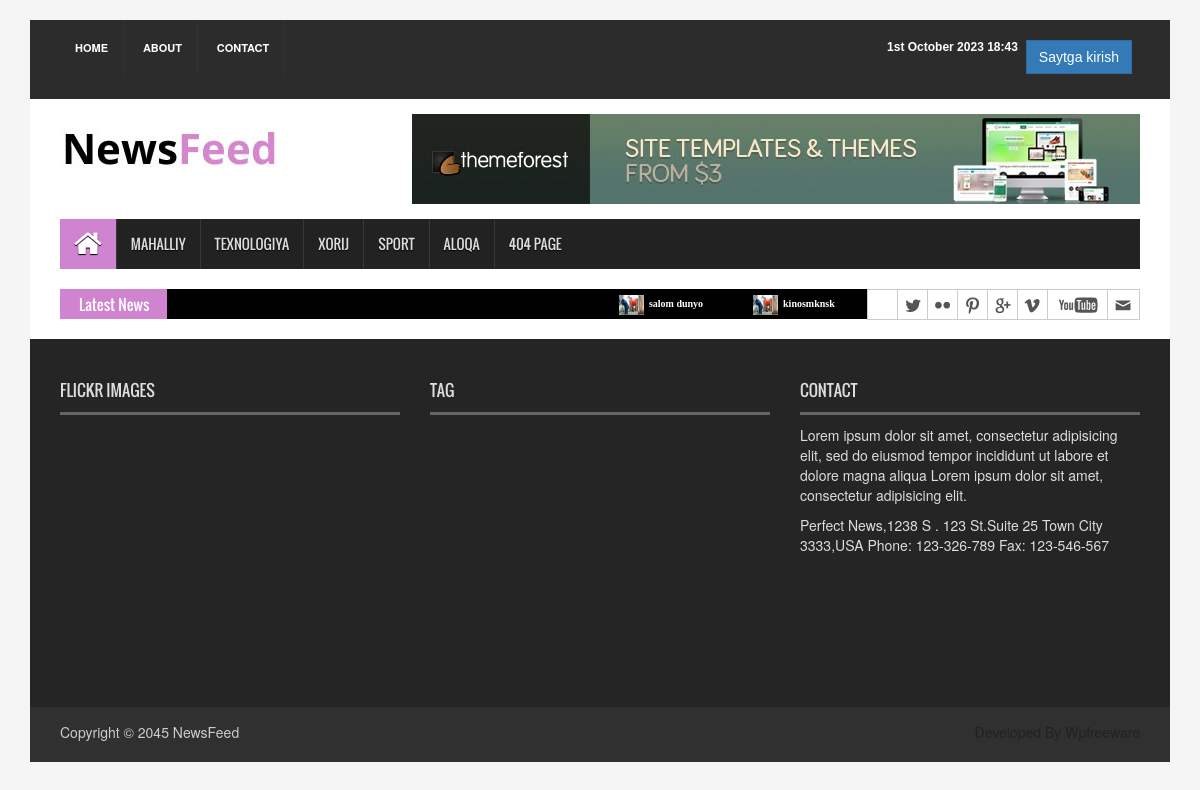
Page /local/ on the earlier database version.
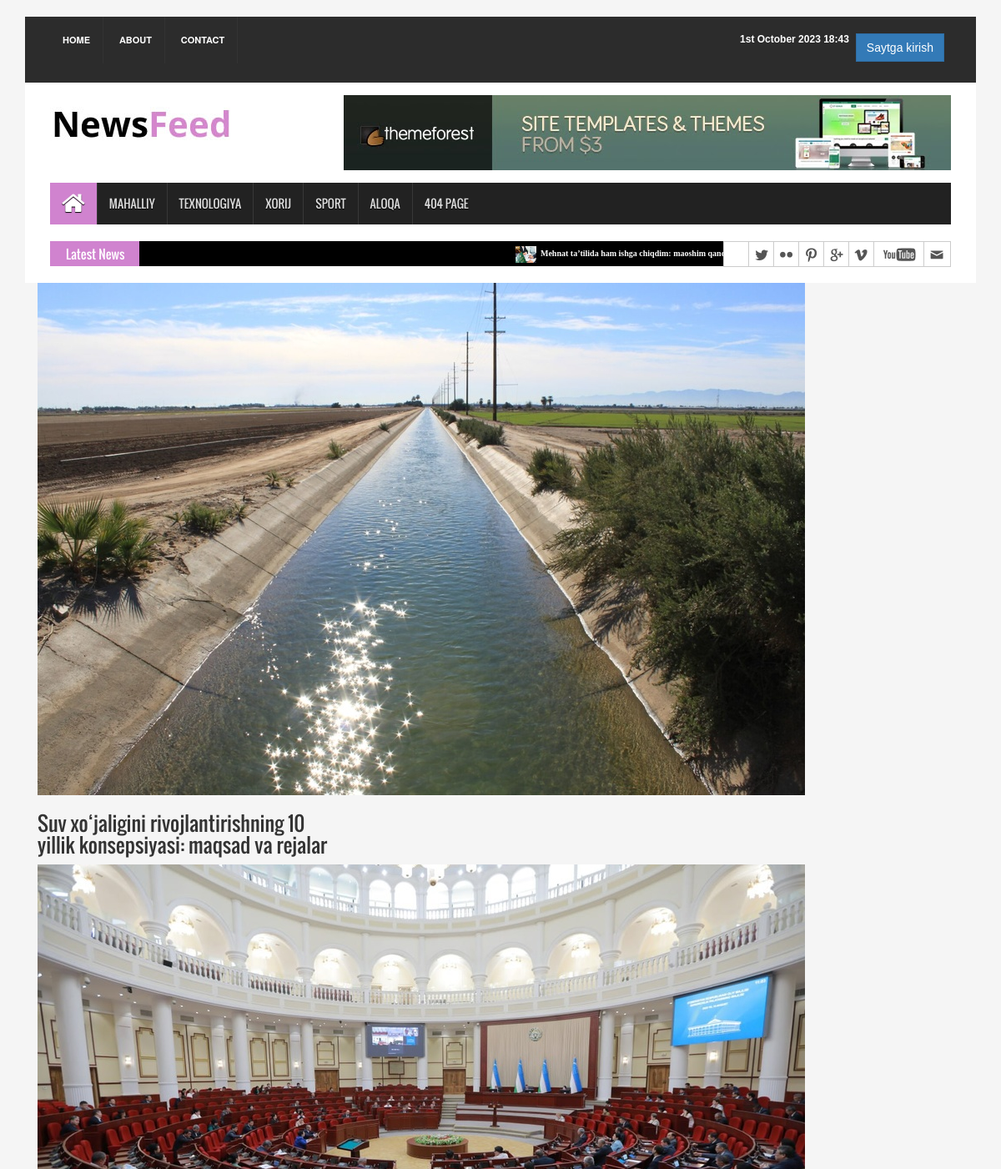
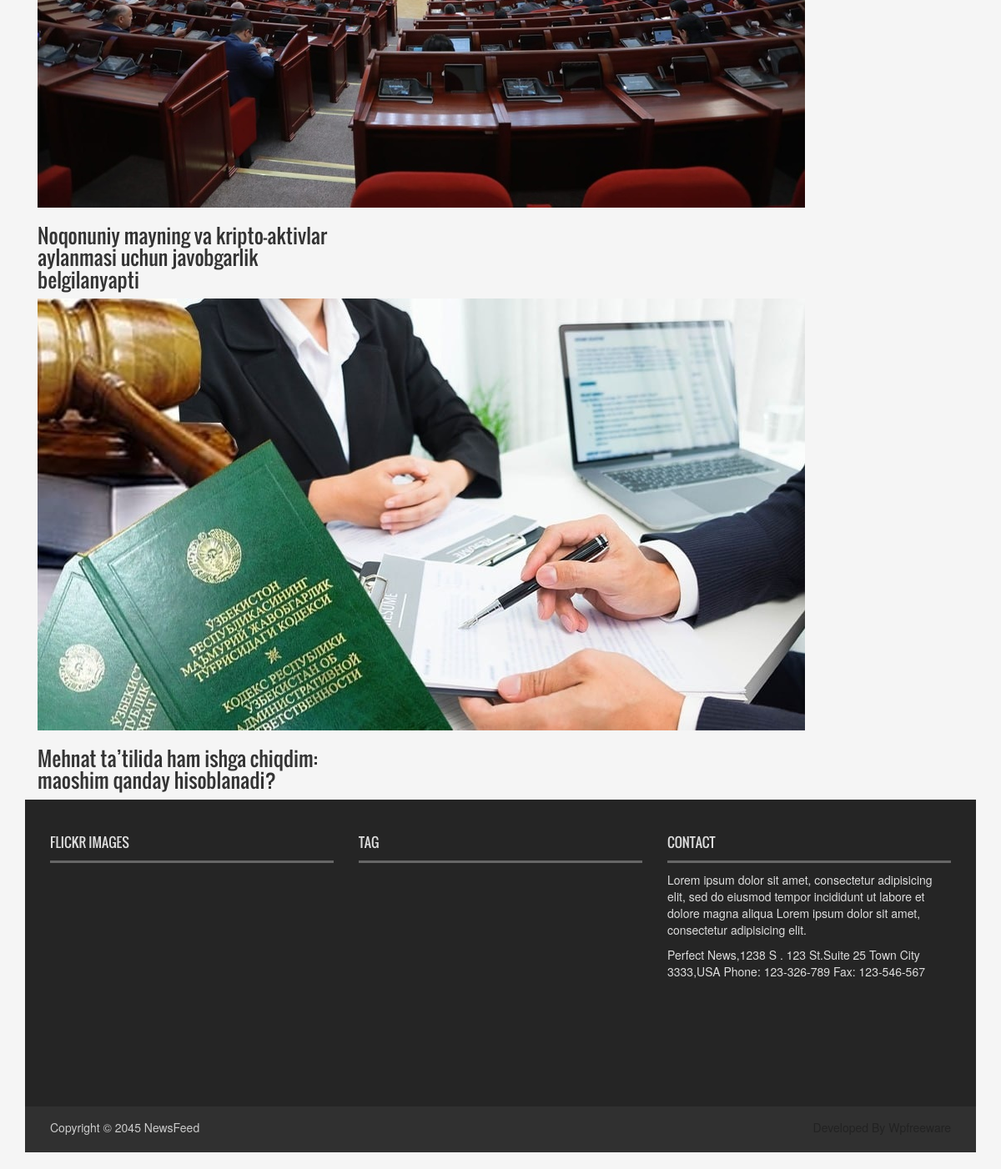
Same page on the later database version (2 pictures, top to bottom).
### news_app/models.py (models this page shows, shortened)
class News(models.Model):
    class Status(models.TextChoices):
        Draft = 'DF', 'Draft'
        Published = 'PB', 'Published'
    title = models.CharField(max_length=250)
    slug = models.SlugField(unique=True, blank=True)
    body = models.TextField()
    image = models.ImageField(upload_to='news/images')
    category = models.ForeignKey(Category, on_delete=models.CASCADE)
    publish_time = models.DateTimeField(default=timezone.now)
    created_time = models.DateTimeField(auto_now_add=True)
    updated_time = models.DateTimeField(auto_now=True)
    status = models.CharField(max_length=2,
                              choices=Status.choices,
                              default=Status.Draft
                              )
    objects = models.Manager()  # default manager
    published = PublishedManager()
    class Meta:
        ordering = ["-publish_time"]
        verbose_name_plural = "News"

### news_app/views.py (the view)
# urls.py: path('local/', LocalNewsView.as_view(), name="local_news_page"),
class LocalNewsView(ListView):
    model = News
    template_name = 'news/mahalliy.html'
    context_object_name = "mahalliy_yangiliklar"
    def get_queryset(self):
        news = News.published.all().filter(category__name="Mahalliy")
        return news

### news_app/context_proccessor.py (called while the page is built)
def latest_news(request):
    latest_news = News.published.all().order_by('publish_time')[:10]
    context = {
        'latest_news': latest_news
    }
    return context

### news_app/models.py (called while the page is built)
    def get_queryset(self):
        return super().get_queryset().filter(status=News.Status.Published)

### templates/news/mahalliy.html
{% extends 'news/base.html' %}
{% load static %}
{% block content %}
{% for news in mahalliy_yangiliklar %}
<div class="container">
    <div class="row">
        <div class="col-sm-4">
            <img src="{{ news.image.url }}" alt="{{ news.title }}">
             <h3>{{ news.title }}</h3>
        </div>
    </div>
</div>
{% endfor %}
{% endblock content %}

### templates/news/base.html (shortened to what the changed rows need)
{% load static %}
<!DOCTYPE html>
<html>
<head>
<link rel="stylesheet" type="text/css" href="{% static 'css/bootstrap.min.css'%}">
<link rel="stylesheet" type="text/css" href="{% static 'css/font-awesome.min.css'%}">
<link rel="stylesheet" type="text/css" href="a{% static 'css/animate.css'%}">
<link rel="stylesheet" type="text/css" href="{% static 'css/font.css'%}">
<link rel="stylesheet" type="text/css" href="{% static 'css/li-scroller.css'%}">
<link rel="stylesheet" type="text/css" href="{% static 'css/slick.css'%} ">
<link rel="stylesheet" type="text/css" href="{% static 'css/jquery.fancybox.css'%}">
<link rel="stylesheet" type="text/css" href="{% static 'css/theme.css'%}">
<link rel="stylesheet" type="text/css" href="{% static 'css/style.css'%}">
  <link rel="stylesheet" type="text/css" href="{% static 'css/picturee.css'%}">
</head>
<body>
<div class="container">
  <section id="newsSection">
    <div class="row">
      <div class="col-lg-12 col-md-12">
        <div class="latest_newsarea"> <span>Latest News</span>
          <ul id="ticker01" class="news_sticker">
              {% for news in latest_news %}
            <li><a href="#"><img src="{{ news.image.url }}" alt="">{{ news.title }}</a></li>
              {%endfor %}
          </ul>
        </div>
      </div>
    </div>
  </section>
    {% block content %}
    {% endblock content %}
     <footer id="footer">
    <div class="footer_top">
      <div class="row">
        <div class="col-lg-4 col-md-4 col-sm-4">
          <div class="footer_widget wow fadeInLeftBig">
            <h2>Flickr Images</h2>
          </div>
        </div>
        <div class="col-lg-4 col-md-4 col-sm-4">
          <div class="footer_widget wow fadeInDown">
            <h2>Tag</h2>
          </div>
        </div>
        <div class="col-lg-4 col-md-4 col-sm-4">
          <div class="footer_widget wow fadeInRightBig">
            <h2>Contact</h2>
          </div>
        </div>
      </div>
    </div>
  </footer>
</div>
</body>

Differences in the rows shown:
removed News: image (picture), title "salom dunyo"
removed News: image (picture), title "kinosmknsk"
added News: image (picture), title "Mehnat ta’tilida ham ishga chiqdim: maoshim qanday hisoblanadi?"
added News: image (picture), title "Suv xo‘jaligini rivojlantirishning 10 yillik konsepsiyasi: maqsad va rejalar"
added News: image (picture), title "Noqonuniy mayning va kripto-aktivlar aylanmasi uchun javobgarlik belgilanyapti"
